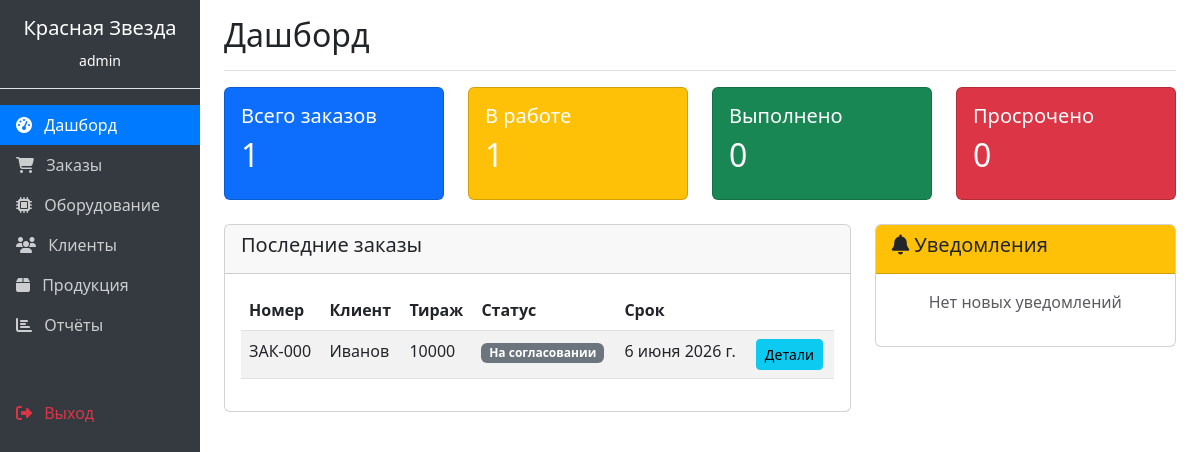
The app's page / (signed in) with its own data.
### orders/models.py (models this page shows, shortened)
class Order(models.Model):
    order_number = models.CharField(max_length=50, unique=True, verbose_name="Номер заказа")
    client = models.ForeignKey(Client, on_delete=models.CASCADE, verbose_name="Клиент")
    product = models.ForeignKey(Product, on_delete=models.CASCADE, verbose_name="Продукция")
    user = models.ForeignKey(User, on_delete=models.SET_NULL, null=True, verbose_name="Менеджер")
    status = models.ForeignKey(OrderStatus, on_delete=models.CASCADE, verbose_name="Статус")
    quantity = models.IntegerField(verbose_name="Тираж")
    format = models.CharField(max_length=20, blank=True, verbose_name="Формат")
    paper_type = models.CharField(max_length=50, blank=True, verbose_name="Тип бумаги")
    deadline_date = models.DateField(verbose_name="Срок сдачи")
    total_cost = models.DecimalField(max_digits=12, decimal_places=2, default=0, verbose_name="Себестоимость")
    created_at = models.DateTimeField(auto_now_add=True, verbose_name="Дата создания")
    class Meta:
        verbose_name = "Заказ"
        verbose_name_plural = "Заказы"

class Client(models.Model):
    name = models.CharField(max_length=200, verbose_name="Наименование")
    inn = models.CharField(max_length=12, blank=True, verbose_name="ИНН")
    contact_person = models.CharField(max_length=100, blank=True, verbose_name="Контактное лицо")
    phone = models.CharField(max_length=20, blank=True, verbose_name="Телефон")
    email = models.EmailField(blank=True, verbose_name="Email")
    address = models.TextField(blank=True, verbose_name="Адрес")
    class Meta:
        verbose_name = "Клиент"
        verbose_name_plural = "Клиенты"

class OrderStatus(models.Model):
    name = models.CharField(max_length=50, verbose_name="Название статуса")
    class Meta:
        verbose_name = "Статус заказа"
        verbose_name_plural = "Статусы заказов"

### orders/views.py (the view)
# urls.py: path('', views.dashboard, name='dashboard'),
@login_required
def dashboard(request):
    total_orders = Order.objects.count()
    active_orders = Order.objects.filter(status__name__in=['В работе', 'На согласовании']).count()
    completed_orders = Order.objects.filter(status__name='Выполнен').count()
    overdue_orders = Order.objects.filter(deadline_date__lt=datetime.now().date()).exclude(status__name='Выполнен').count()
    recent_orders = Order.objects.all().order_by('-created_at')[:10]
    notifications = Notification.objects.filter(user=request.user, is_sent=False)[:5]
    context = {
        'total_orders': total_orders,
        'active_orders': active_orders,
        'completed_orders': completed_orders,
        'overdue_orders': overdue_orders,
        'recent_orders': recent_orders,
        'notifications': notifications,
    }
    return render(request, 'orders/dashboard.html', context)

### orders/templates/orders/dashboard.html
{% extends 'orders/base.html' %}
{% block content %}
<div class="d-flex justify-content-between flex-wrap flex-md-nowrap align-items-center pt-3 pb-2 mb-3 border-bottom">
    <h1 class="h2">Дашборд</h1>
</div>
<div class="row mb-4">
    <div class="col-md-3">
        <div class="card text-white bg-primary">
            <div class="card-body">
                <h5 class="card-title">Всего заказов</h5>
                <h2>{{ total_orders }}</h2>
            </div>
        </div>
    </div>
    <div class="col-md-3">
        <div class="card text-white bg-warning">
            <div class="card-body">
                <h5 class="card-title">В работе</h5>
                <h2>{{ active_orders }}</h2>
            </div>
        </div>
    </div>
    <div class="col-md-3">
        <div class="card text-white bg-success">
            <div class="card-body">
                <h5 class="card-title">Выполнено</h5>
                <h2>{{ completed_orders }}</h2>
            </div>
        </div>
    </div>
    <div class="col-md-3">
        <div class="card text-white bg-danger">
            <div class="card-body">
                <h5 class="card-title">Просрочено</h5>
                <h2>{{ overdue_orders }}</h2>
            </div>
        </div>
    </div>
</div>
<div class="row">
    <div class="col-md-8">
        <div class="card">
            <div class="card-header">
                <h5>Последние заказы</h5>
            </div>
            <div class="card-body">
                <table class="table table-striped">
                    <thead>
                        <tr><th>Номер</th><th>Клиент</th><th>Тираж</th><th>Статус</th><th>Срок</th><th></th></tr>
                    </thead>
                    <tbody>
                        {% for order in recent_orders %}
                        <tr>
                            <td>{{ order.order_number }}</td>
                            <td>{{ order.client.name }}</td>
                            <td>{{ order.quantity }}</td>
                            <td>
                                <span class="badge bg-{% if order.status.name == 'Выполнен' %}success{% elif order.status.name == 'В работе' %}warning{% else %}secondary{% endif %}">
                                    {{ order.status.name }}
                                </span>
                            </td>
                            <td>{{ order.deadline_date }}</td>
                            <td><a href="{% url 'order_detail' order.id %}" class="btn btn-sm btn-info">Детали</a></td>
                        </tr>
                        {% empty %}
                        <tr><td colspan="6" class="text-center">Нет заказов</td></tr>
                        {% endfor %}
                    </tbody>
                </table>
            </div>
        </div>
    </div>
    <div class="col-md-4">
        <div class="card">
            <div class="card-header bg-warning">
                <h5><i class="fas fa-bell"></i> Уведомления</h5>
            </div>
            <div class="card-body" style="max-height: 300px; overflow-y: auto;">
                {% for notification in notifications %}
                <div class="alert alert-sm alert-info">
                    <small>{{ notification.created_at|date:"d.m.Y H:i" }}</small>
                    <p class="mb-0">{{ notification.message }}</p>
                </div>
                {% empty %}
                <p class="text-muted text-center">Нет новых уведомлений</p>
                {% endfor %}
            </div>
        </div>
    </div>
</div>
{% endblock %}

### orders/templates/orders/base.html (shortened to what this page needs)
<!DOCTYPE html>
<html lang="ru">
<head>
    <link href="https://cdn.jsdelivr.net/npm/bootstrap@5.3.0/dist/css/bootstrap.min.css" rel="stylesheet">
    <link rel="stylesheet" href="https://cdnjs.cloudflare.com/ajax/libs/font-awesome/6.4.0/css/all.min.css">
</head>
<body>
    <div class="container-fluid">
        <div class="row">
            <nav class="col-md-2 d-md-block sidebar p-0">
                <div class="position-sticky">
                    <div class="p-3 text-white text-center border-bottom">
                        <h5>Красная Звезда</h5>
                        <small>{{ user.username }}</small>
                    </div>
                    <ul class="nav flex-column mt-3">
                        <li class="nav-item">
                            <a class="nav-link {% if request.resolver_match.url_name == 'dashboard' %}active{% endif %}" href="{% url 'dashboard' %}">
                                <i class="fas fa-tachometer-alt me-2"></i> Дашборд
                            </a>
                        </li>
                        <li class="nav-item">
                            <a class="nav-link {% if 'order' in request.resolver_match.url_name %}active{% endif %}" href="{% url 'order_list' %}">
                                <i class="fas fa-shopping-cart me-2"></i> Заказы
                            </a>
                        </li>
                        <li class="nav-item">
                            <a class="nav-link {% if 'equipment' in request.resolver_match.url_name %}active{% endif %}" href="{% url 'equipment_list' %}">
                                <i class="fas fa-microchip me-2"></i> Оборудование
                            </a>
                        </li>
                        <li class="nav-item">
                            <a class="nav-link {% if 'client' in request.resolver_match.url_name %}active{% endif %}" href="{% url 'client_list' %}">
                                <i class="fas fa-users me-2"></i> Клиенты
                            </a>
                        </li>
                        <li class="nav-item">
                            <a class="nav-link {% if 'product' in request.resolver_match.url_name %}active{% endif %}" href="{% url 'product_list' %}">
                                <i class="fas fa-box me-2"></i> Продукция
                            </a>
                        </li>
                        <li class="nav-item">
                            <a class="nav-link {% if 'report' in request.resolver_match.url_name %}active{% endif %}" href="{% url 'report' %}">
                                <i class="fas fa-chart-bar me-2"></i> Отчёты
                            </a>
                        </li>
                        <li class="nav-item mt-5">
                            <a class="nav-link text-danger" href="{% url 'logout' %}">
                                <i class="fas fa-sign-out-alt me-2"></i> Выход
                            </a>
                        </li>
                    </ul>
                </div>
            </nav>
            <main class="col-md-10 ms-sm-auto px-md-4">
                {% block content %}
                {% endblock %}
            </main>
        </div>
    </div>
</body>
</html>

### orders/templates/orders/base.html (style rules this page uses)
.sidebar { min-height: 100vh; background-color: #343a40; }
.sidebar .nav-link { color: rgba(255,255,255,.75); }
.sidebar .nav-link.active { color: white; background-color: #007bff; }

### records on screen
Order: order_number "ЗАК-000", client.name "Иванов", quantity "10000", status.name "На согласовании", deadline_date "6 июня 2026 г."

### other values on screen
{{ user.username }} "admin"
{{ total_orders }} "1"
{{ active_orders }} "1"
{{ completed_orders }} "0"
{{ overdue_orders }} "0"
